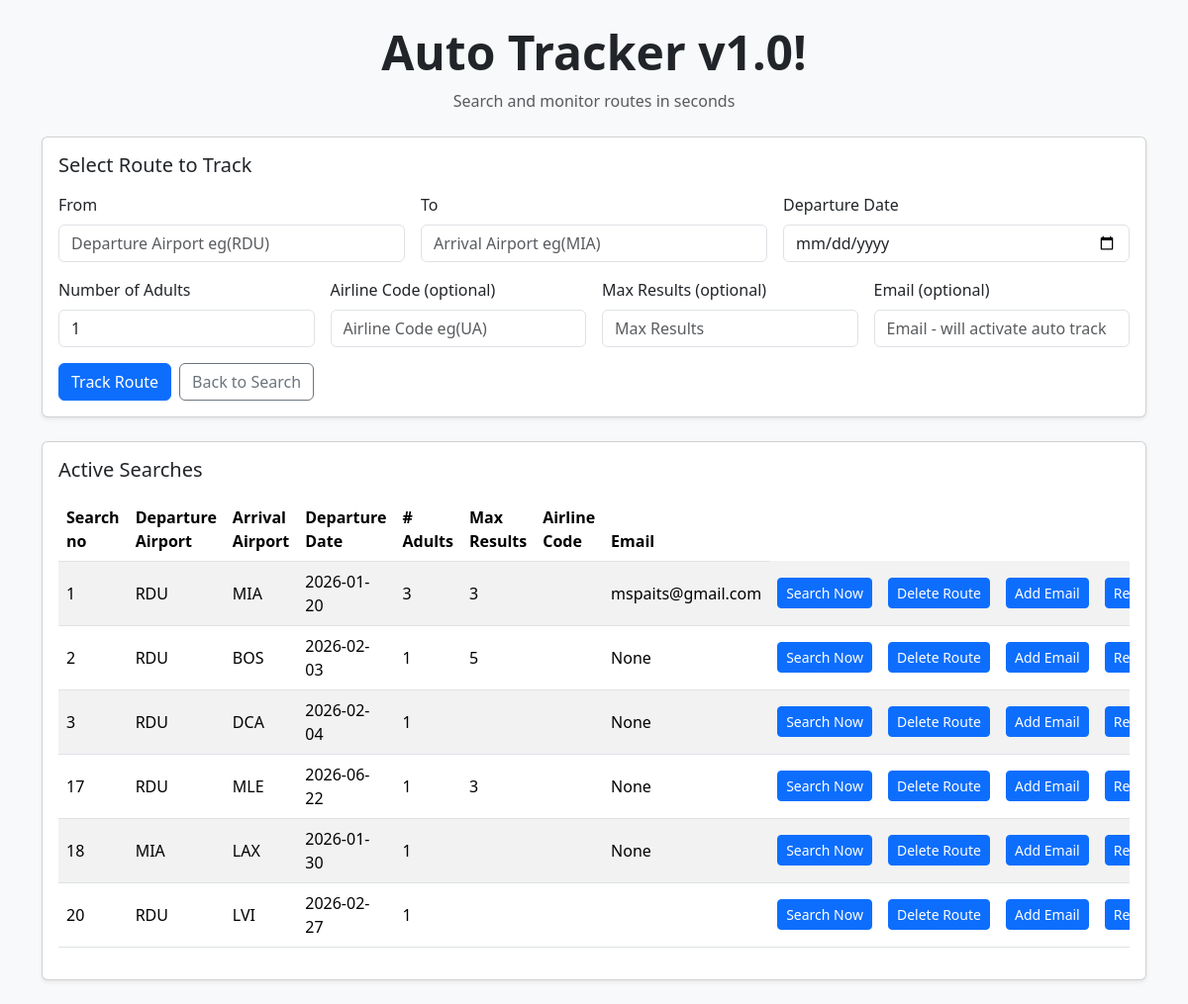
The app's page /autotrack, older data.
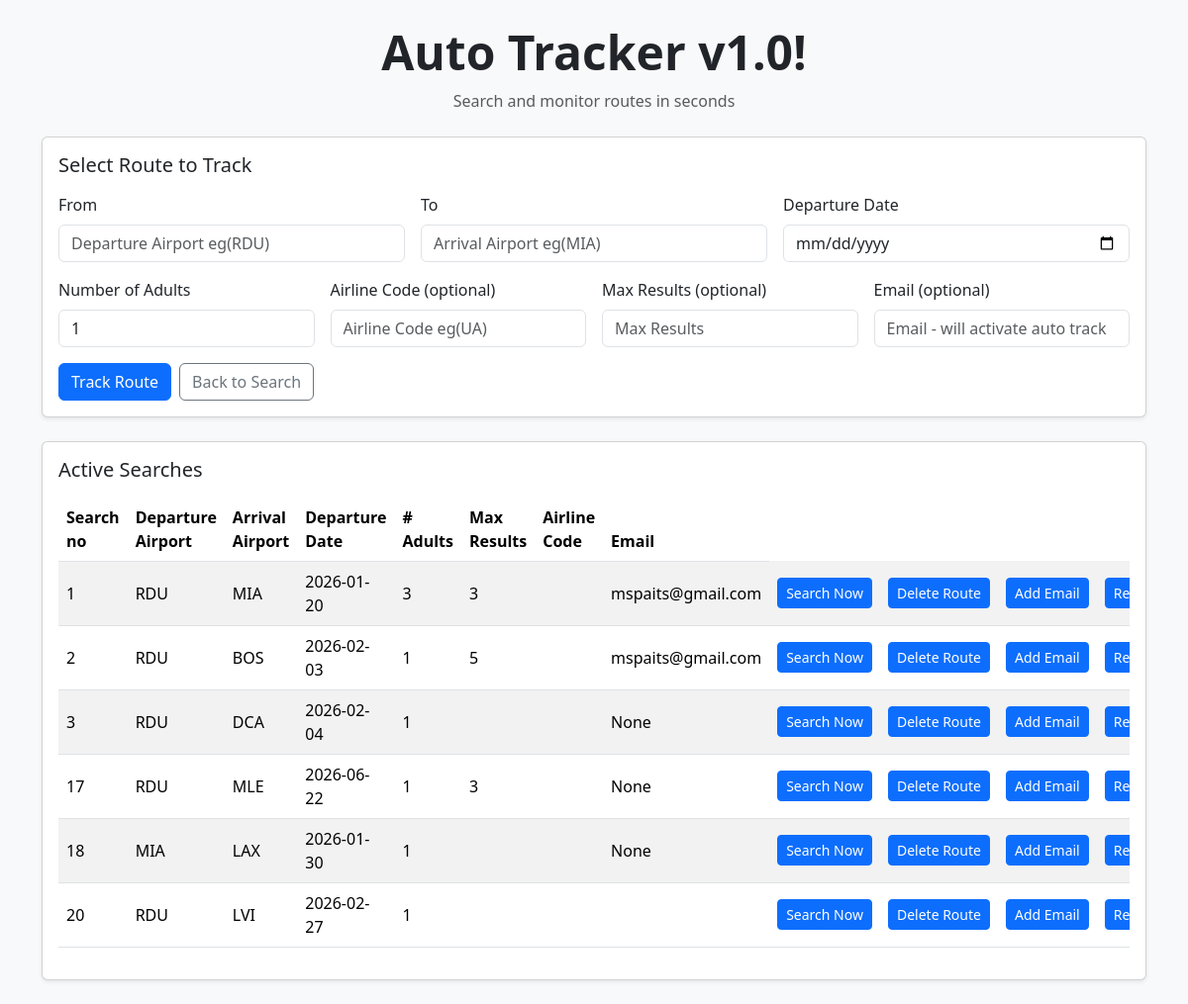
The same page, newer data.
### tables this page shows
CREATE TABLE searches (id INTEGER PRIMARY KEY AUTOINCREMENT NOT NULL, origin TEXT NOT NULL, destination TEXT NOT NULL, date DATE NOT NULL, adults INTEGER, results INTEGER, airline TEXT, email TEXT);

### app.py (the view)
@app.route('/autotrack', methods=['GET', 'POST'])
def autotrack():
    if request.method == 'POST':
        origin = request.form.get('origin').upper()
        destination = request.form.get('destination').upper()
        departure_date = request.form.get('departure_date')
        adults = int(request.form.get('adults', 1))
        airline_code = request.form.get('airline_code')
        max_results = request.form.get('max_results')
        email = request.form.get('email')
        db = get_db()
        cur = db.cursor()
        cur.execute("INSERT INTO searches (origin, destination, date, adults, results, airline, email) VALUES (?, ?, ?, ?, ?, ?, ?)",
                    (origin, destination, departure_date, adults, max_results, airline_code, email))
        db.commit()
        return redirect('/autotrack')
    else:
        db = get_db()
        cur = db.cursor()
        cur.execute("SELECT * FROM searches")
        tracked_table = cur.fetchall()  # Fetches all rows
        return render_template('autotrack.html', tracked_table=tracked_table)

### app.py (called while the page is built)
def get_db():
    if 'db' not in g:
        DB_PATH.parent.mkdir(parents=True, exist_ok=True) # Ensures data exists
        conn = sqlite3.connect(str(DB_PATH))
        conn.row_factory = sqlite3.Row
        g.db = conn
    return g.db

### templates/autotrack.html (shortened to what this page needs)
<!DOCTYPE html>
<html lang="en">
    <head>
        <link href="https://cdn.jsdelivr.net/npm/bootstrap@5.3.8/dist/css/bootstrap.min.css" rel="stylesheet">
        <link rel="stylesheet" href="/static/styles.css">
    </head>
    <body class="bg-light">
        <div class="container py-4">
            <header class="text-center mb-4">
                <h1 class="display-5 fw-semibold">Auto Tracker v1.0!</h1>
                <p class="text-muted mb-0">Search and monitor routes in seconds</p>
            </header>
            <div class="card shadow-sm mb-4">
                <div class="card-body">
                    <h2 class="h5 mb-3">Select Route to Track</h2>
                    <form action="/autotrack" method="post" class="row g-3">
                        <div class="col-md-4">
                            <label for="bookFlightOriginInput" class="form-label">From</label>
                            <input class="form-control" autocomplete="off" autofocus name="origin" placeholder="Departure Airport eg(RDU)" id="bookFlightOriginInput" type="text">
                        </div>
                        <div class="col-md-4">
                            <label for="bookFlightDestinationInput" class="form-label">To</label>
                            <input class="form-control" autocomplete="off" name="destination" placeholder="Arrival Airport eg(MIA)" id="bookFlightDestinationInput" type="text">
                        </div>
                        <div class="col-md-4">
                            <label for="bookFlightDepartureDateInput" class="form-label">Departure Date</label>
                            <input class="form-control" autocomplete="off" name="departure_date" placeholder="Departure Date eg(2026-01-19)" id="bookFlightDepartureDateInput" type="date">
                        </div>
                        <div class="col-md-3">
                            <label for="bookFlightAdultsInput" class="form-label">Number of Adults</label>
                            <input class="form-control" autocomplete="off" name="adults" placeholder="Number of Adults eg(1)" id="bookFlightAdultsInput" type="number" value="1" min="1">
                        </div>
                        <div class="col-md-3">
                            <label for="bookFlightAirlineCodeInput" class="form-label">Airline Code (optional)</label>
                            <input class="form-control" autocomplete="off" name="airline_code" placeholder="Airline Code eg(UA)" id="bookFlightAirlineCodeInput" type="text">
                        </div>
                        <div class="col-md-3">
                            <label for="bookFlightMaxResultsInput" class="form-label">Max Results (optional)</label>
                            <input class="form-control" autocomplete="off" name="max_results" placeholder="Max Results" id="bookFlightMaxResultsInput" type="number">
                        </div>
                        <div class="col-md-3">
                            <label for="bookFlightEmailInput" class="form-label">Email (optional)</label>
                            <input class="form-control" autocomplete="off" name="email" placeholder="Email - will activate auto track" id="bookFlightEmailInput" type="text">
                        </div>
                        <div class="col-12 d-flex gap-2">
                            <button class="btn btn-primary" type="submit">Track Route</button>
                            <a class="btn btn-outline-secondary" href="/">Back to Search</a>
                        </div>
                    </form>
                </div>
            </div>
            <div class="card shadow-sm">
                <div class="card-body">
                    <h2 class="h5 mb-3">Active Searches</h2>
                    <div class="table-responsive">
                        <table class="table table-striped table-hover align-middle">
                            <thead>
                                <tr>
                                    <th>Search no</th>
                                    <th>Departure Airport</th>
                                    <th>Arrival Airport</th>
                                    <th>Departure Date</th>
                                    <th># Adults</th>
                                    <th>Max Results</th>
                                    <th>Airline Code</th>
                                    <th>Email</th>
                                </tr>
                            </thead>
                            <tbody>
                                {% for search in tracked_table %}
                                <tr>
                                    <td>{{ search.id }}</td>
                                    <td>{{ search.origin }}</td>
                                    <td>{{ search.destination }}</td>
                                    <td>{{ search.date }}</td>
                                    <td>{{ search.adults }}</td>
                                    <td>{{ search.results }}</td>
                                    <td>{{ search.airline }}</td>
                                    <td>{{ search.email }}</td>
                                    <td class="button_column">
                                        <form action="/check/{{ search.id }}" method="post">
                                            <button class="btn btn-sm btn-primary w-100 text-nowrap" type="submit">Search Now</button>
                                        </form>
                                    </td>
                                    <td class="button_column">
                                        <form action="/delete/{{ search.id }}" method="post">
                                            <button class="btn btn-sm btn-primary w-100 text-nowrap" type="submit">Delete Route</button>
                                        </form>
                                    </td>
                                    <td class="button_column">
                                        <form action="/add_email/{{ search.id }}" method="post" class="add-email-form">
                                            <button class="btn btn-sm btn-primary w-100 text-nowrap" type="submit">Add Email</button>
                                        </form>
                                    </td>
                                    <td class="button_column">
                                        <form action="/remove_email/{{ search.id }}" method="post">
                                            <button class="btn btn-sm btn-primary w-100 text-nowrap" type="submit">Remove Email</button>
                                        </form>
                                    </td>
                                </tr>
                                {% endfor %}
                            </tbody>
                        </table>
                    </div>
                </div>
            </div>
        </div>
    </body>
</html>

Row changes from the older to the newer data that the page shows:
changed searches "BOS": email "None" → "mspaits@gmail.com"
